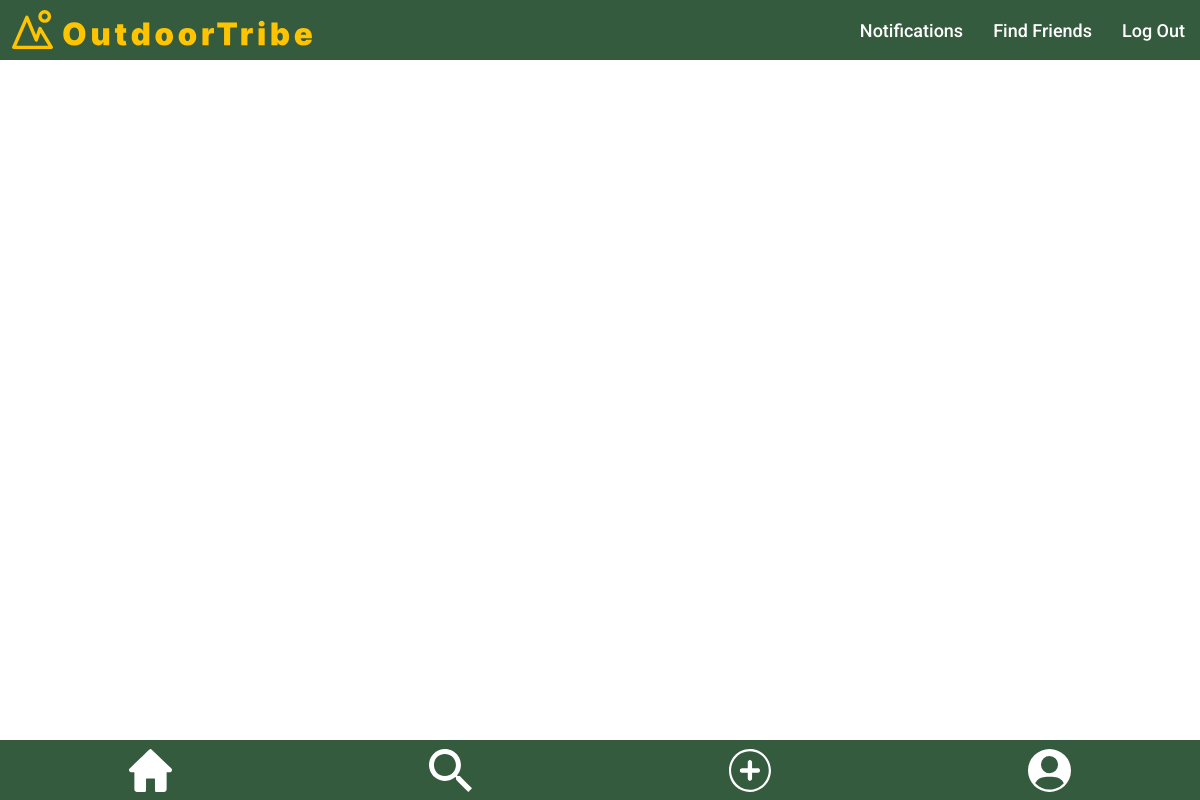
Page /public/homepage.php on the earlier database version.
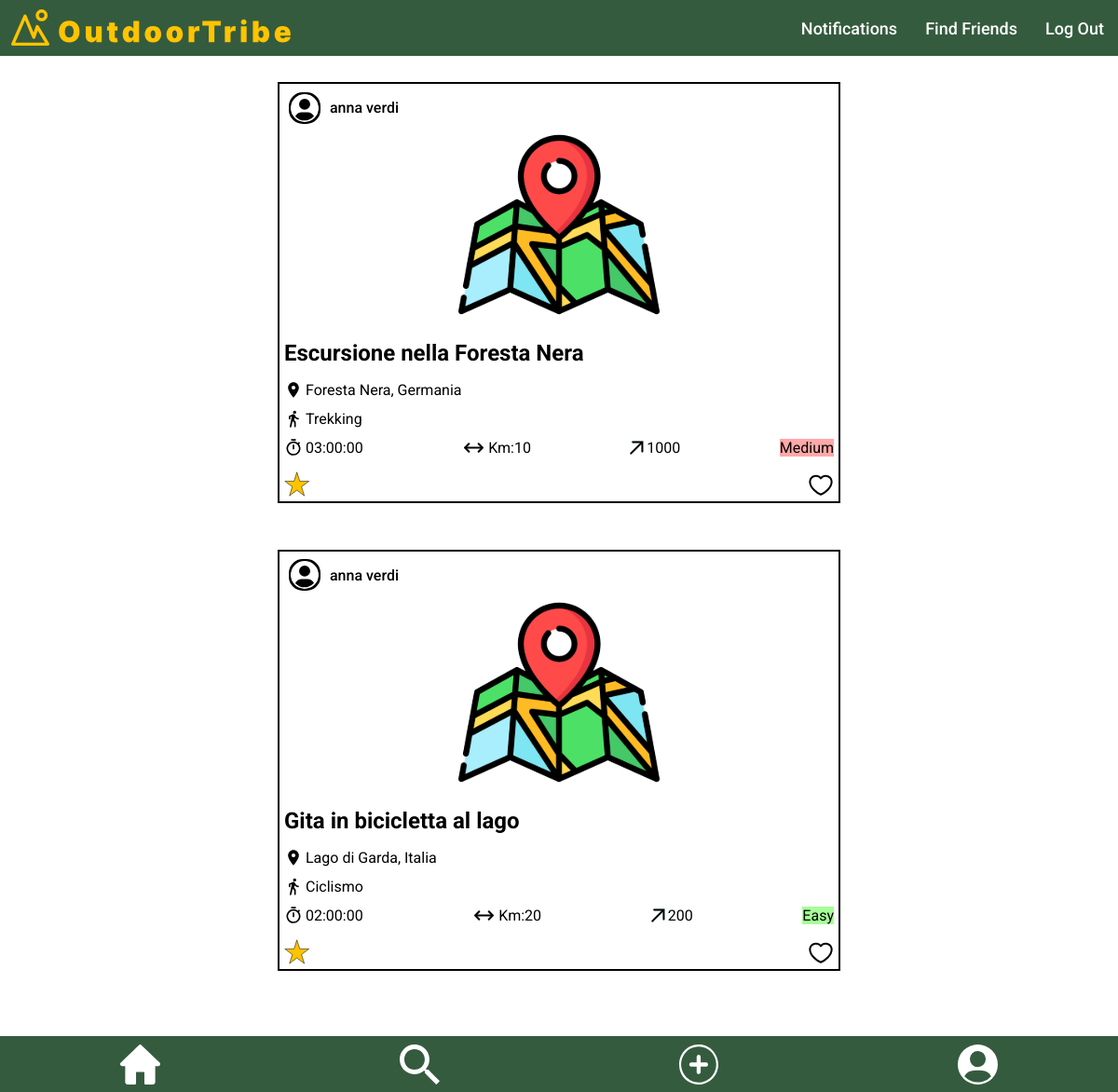
Same page on the later database version.
### tables this page shows
CREATE TABLE `post` (
  `id` int NOT NULL,
  `user_id` int NOT NULL,
  `title` varchar(255) NOT NULL,
  `location` varchar(100) NOT NULL,
  `activity` varchar(100) NOT NULL,
  `duration` time NOT NULL,
  `length` float NOT NULL,
  `altitude` float NOT NULL,
  `difficulty` varchar(6) NOT NULL,
  `rating` int NOT NULL,
  `likes` int DEFAULT NULL,
  `created_at` timestamp NOT NULL DEFAULT CURRENT_TIMESTAMP
);

CREATE TABLE `user` (
  `id` int NOT NULL,
  `name` varchar(100) NOT NULL,
  `surname` varchar(100) NOT NULL,
  `email` varchar(100) NOT NULL,
  `password` varchar(100) NOT NULL
);

### public/homepage.php (the view, shortened to what this page needs)
<?php
include("./../server/connection.php");
?>
<!DOCTYPE html>
<html lang="en">
<head>
  <link rel="stylesheet" href="./../templates/styles/header.css">
  <link rel="stylesheet" href="./../templates/styles/footer.css">
  <link rel="stylesheet" href="./styles/homepage.css">
</head>
<body>
  <main>
    <?php
    $current_user_id = 1;
    $query = "SELECT post.*, user.name, user.surname
              FROM post
              INNER JOIN follow ON post.user_id = follow.followed_id
              INNER JOIN user ON post.user_id = user.id
              WHERE follow.follower_id = $current_user_id
              ORDER BY post.created_at DESC";
    $result = $conn->query($query);
    if ($result->num_rows > 0) {
      while ($row = $result->fetch_assoc()) {
    ?>
        <div class="post-container">
          <div class="username-container">
            <img class="user-picture" src="./../assets/icons/profile.svg" alt="username-picture">
            <p class="username"><?php echo $row['name'] . ' ' . $row['surname']; ?></p>
          </div>
          <div class="photo-container">
            <div class="map">
              <img src="./../assets/icons/map.svg" alt="post-picture">
            </div>
          </div>
          <div class="info-container">
            <div class="title">
              <h2><?php echo $row['title']; ?></h2>
            </div>
            <div class="location">
              <img src="./../assets/icons/location.svg" alt="location-icon">
              <p><?php echo $row['location']; ?></p>
            </div>
            <div class="activity">
              <img src="./../assets/icons/activity.svg" alt="activity-icon">
              <p><?php echo $row['activity']; ?></p>
            </div>
            <div class="details-countainer">
              <div class="duration">
                <img src="./../assets/icons/time.svg" alt="duration-activity-icon">
                <p><?php echo $row['duration']; ?></p>
              </div>
              <div class="length">
                <img src="./../assets/icons/length.svg" alt="length-activity-icon">
                <p>Km:<?php echo $row['length']; ?></p>
              </div>
              <div class="altitude">
                <img src="./../assets/icons/altitude.svg" alt="altitude-activity-icon">
                <p><?php echo $row['altitude']; ?></p>
              </div>
              <div class="difficulty-<?php echo strtolower($row['difficulty']); ?>">
                <p><?php echo $row['difficulty']; ?></p>
              </div>
            </div>
            <div class="rating-likes">
              <div class="rating">
                <img src="./../assets/icons/star.svg" alt="rating-icon">
              </div>
              <div class="likes">
                <img src="./../assets/icons/like.svg" alt="like-icon">
              </div>
            </div>
          </div>
        </div>
      <?php
      }
    } else {
      echo "Nessun post disponibile";
    }
      ?>
  </main>
</body>
</html>

### templates/styles/header.css (style rules this page uses)
header { font-family: "Roboto", sans-serif; height: 60px; display: flex; flex-direction: row; background-color: #355B3E; align-items:center; max-width: 2000px; margin: auto; position: fixed; top: 0; left: 0; right: 0; }
.left-section { flex: 1; display: flex; }
.right-section { display: flex; align-items: center; }
.logo { margin-left: 10px; height: 45px; }
.menu { position: absolute; top: 65px; right: 0px; width: 130px; background-color: #355B3E; color: #ffffff; padding: 20px; align-items: center; }
.menu a { color: #ffffff; font-weight: 500; font-size: 18px; text-decoration: none; padding: 0 15px; }
@media screen and (min-width: 769px) { .menu { position: static; width: auto; background-color: transparent; color: inherit; padding: 0; display: flex; flex-direction: row; } }

### templates/styles/footer.css (style rules this page uses)
.footer-nav { height: 60px; display: flex; flex-direction: row; background-color: #355B3E; align-items:center; max-width: 2000px; margin: auto; justify-content:space-around; position: fixed; bottom: 0; left: 0; right: 0; }
.footer-nav img { height: 43px; margin-top: 5px; }

### public/styles/homepage.css (style rules this page uses)
body { display: flex; justify-content: center; font-family: "Roboto", sans-serif; margin-bottom: 100px; }
main { margin-top: 30px; }
.post-container { display: flex; flex-direction: column; justify-content: center; margin-top: 50px; margin-bottom: 30px; border: 2px solid black; min-width: 400px; }
.username-container { margin-left: 10px; display: flex; align-items: center; }
.user-picture { height: 30px; background-color: black; border: 2px solid black; border-radius: 15px; }
.username { margin-left: 10px; font-weight: 500; }
.photo-container { display: flex; justify-content: center; }
.map img { max-height: 200px; }
.location, .activity, .duration, .length, .altitude, .details-countainer, .rating-likes { display: flex; }
.location, .activity, .details-countainer { margin-top: -20px; }
.rating-likes img { min-height: 28px; }
.details-countainer, .rating-likes { justify-content: space-between; }
.location img, .activity img, .duration img { min-height: 20px; margin-right: 3px; }
.length img { min-width: 25px; margin-right: 3px; }
.altitude img { min-width: 15px; margin-right: 3px; }
.info-container { margin: 0 5px; }
.difficulty-easy p { background-color: #A6FF98; }
.difficulty-medium p { background-color: #FFA8A8; }
@media screen and (min-width: 900px) { .post-container { min-width: 600px; } }

Differences in the rows shown:
added post: user.name "anna", user.surname "verdi", title "Escursione nella Foresta Nera", location "Foresta Nera, Germania", activity "Trekking", duration "03:00:00", length "10", altitude "1000", difficulty "Medium"
added post: user.name "anna", user.surname "verdi", title "Gita in bicicletta al lago", location "Lago di Garda, Italia", activity "Ciclismo", duration "02:00:00", length "20", altitude "200", difficulty "Easy"
